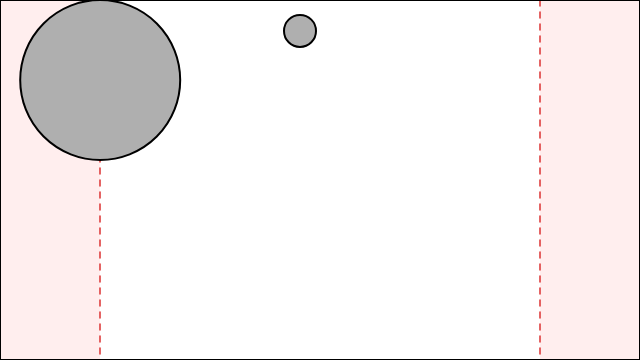
Frame 1 (no input)
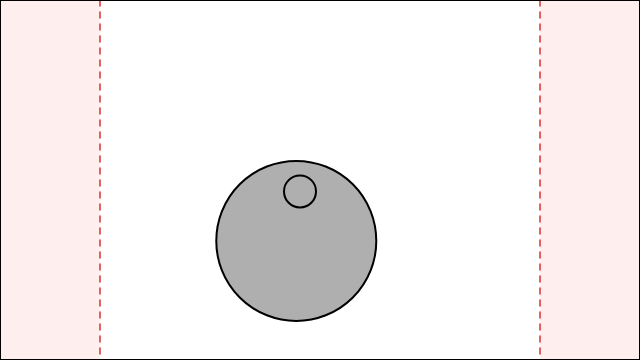
Frame 60 (no input)
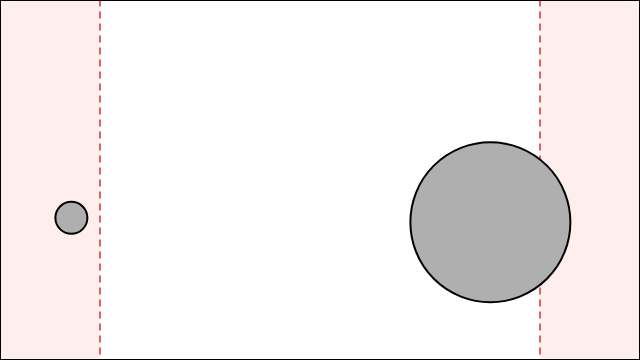
Frame 120 (the mouse pressed at the canvas centre since frame 60)

The p5.js sketch that drew these frames (run headless with seeded random() and noise() and a simulated clock; from frame 60 on, the mouse is pressed at the canvas centre):

// p5.js sketch
// ── sketch.js
class Mover{

  constructor(x, y, mass){ // takes in 3 parameters, x and y position, and mass
    this.velocity = createVector(0,0); 
    this.acceleration = createVector(0,0);
    this.mass = mass;
    this.position = createVector(x, y);
    this.topspeed = 100;
    this.radius = this.mass * 8;
  }

  applyForce(force){
    let f = p5.Vector.div(force, this.mass); // F = Ma => a = F/m

    this.acceleration.add(f); // add a to acceleration
    
  }

  windForce(){
    let mouse = createVector(mouseX, mouseY);
    let dir = p5.Vector.sub(this.position, mouse);
    let distance = dir.mag();
    let maxDistance = 200;
    if (distance > 0 && distance < maxDistance) {
      dir.normalize();
      let strength = map(distance, 0, maxDistance, 2, 0);
      dir.mult(strength);
      return dir;
    }
    return createVector(0, 0);
  }

  update(){
    this.velocity.add(this.acceleration);
    this.position.add(this.velocity);
    this.acceleration.mult(0); // reset acceleration to 0 each frame
    //this.velocity.x *= .98; // slight air resistance, prevents oscillations
  }

  show(){ // display the mover
    stroke(0);
    fill(175);
    circle(this.position.x, this.position.y, this.radius * 2); 
  }

  checkEdges(){ // check if the mover is outside the canvas
    if(this.position.x > width-this.radius){ // if the mover is outside then set position to 
      this.position.x = width-this.radius; //the edge and reverse the velocity right
      this.velocity.x *= -1;
    }
    else if(this.position.x < this.radius){ // same but for the left edge
      this.velocity.x *= -1;
      this.position.x = this.radius;
    }
    if(this.position.y > height-this.radius){ // same but for the bottom edge
      this.velocity.y *= -1;
      this.position.y = height-this.radius;
    }
    else if(this.position.y < this.radius){ // same but for the top edge
      this.velocity.y *= -1;
      this.position.y = this.radius;
    }
  }

  CalcFriction(){
    if(this.ContactEdge()){
      let c = 0.1;
      let normal = 1;
      let frictionMag = c * normal;

      let friction = this.velocity.copy();
      friction.mult(-1)
      friction.normalize();
      friction.mult(frictionMag);

      this.applyForce(friction);
    }
  }

  ContactEdge(){
    return (this.position.y > height - this.radius - 1); // returns true if the bottom of the mover is touching the bottom of the canvas 1 px
  }

  BounceEdges(){
    let bounce = -0.9; // Coefficient of restitution (bounciness)
    if(this.position.y > height-this.radius){ // if the mover is outside then set position to 
      this.position.y = height-this.radius; //the edge and reverse the velocity right
      this.velocity.y *= bounce;
    }
  }

  EdgeForce(){
    let maxdist = 100;
    let pushPower = 0.25; // Controls strength of the return push

    if (this.position.x > width - maxdist - this.radius) { // RIGHT WALL
      let distance = width - this.position.x - this.radius;
      
      // Ramp from 0 (at 100px away) up to pushPower (at 0px away)
      // map(value, startMin, startMax, endMin, endMax)
      let push = map(distance, maxdist, 0, 0, pushPower);
      
      // smooth repulsive force pushing LEFT, proportional to mass
      let repulsion = createVector(-push * this.mass, 0);
      this.applyForce(repulsion);

      // Extra damping ONLY while moving TOWARD the wall
      if (this.velocity.x > 0) {
        let brake = createVector(-this.velocity.x * 0.15 * this.mass, 0);
        this.applyForce(brake);
      }
    }

    if (this.position.x < maxdist + this.radius) { // LEFT WALL
      let distance = this.position.x - this.radius;
      let push = map(distance, maxdist, 0, 0, pushPower);

      // Smooth repulsive force pushing RIGHT
      let repulsion = createVector(push * this.mass, 0);
      this.applyForce(repulsion);

      // Extra damping ONLY while moving TOWARD the wall
      if (this.velocity.x < 0) {
        let brake = createVector(-this.velocity.x * 0.15 * this.mass, 0);
        this.applyForce(brake);
      }
    }
  }
}

  let moverA;
  let moverB;
  let MAX_DIST = 100; // Distance from the edge where repulsion starts

  function setup() {
    createCanvas(640, 360);
    moverA = new Mover(100, 30, 10);
    moverB = new Mover(300, 30, 2);
  }

  function draw(){
    background(255);
    drawCanvasGuides();

    let movers = [moverA, moverB];

    movers.forEach(mover =>{
      let gravity = createVector(0, 0.98);
      let weight = p5.Vector.mult(gravity, mover.mass);
      mover.applyForce(weight);

      if(mouseIsPressed){
        let wind = mover.windForce();
        mover.applyForce(wind);
      }

      mover.EdgeForce();
      mover.CalcFriction();

      mover.update();
      mover.BounceEdges();
      mover.checkEdges();

      mover.show();

    });
  }

  function drawCanvasGuides() {
  noStroke();

  // 1. Highlight Repulsive Zones 
  fill(255, 200, 200, 80);
  rect(0, 0, MAX_DIST, height); // Left force zone
  rect(width - MAX_DIST, 0, MAX_DIST, height); // Right force zone

  // 2. Dashed Lines at 100px Threshold Boundaries
  stroke(220, 50, 50);
  strokeWeight(1.5);
  drawingContext.setLineDash([6, 6]); // Set dashed pattern

  line(MAX_DIST, 0, MAX_DIST, height); // Left boundary  
  line(width - MAX_DIST, 0, width - MAX_DIST, height); // Right boundary  

  // Reset line dash so it doesn't affect other drawings
  drawingContext.setLineDash([]);

  // 3. Canvas Outer Border 
  stroke(0);
  strokeWeight(2);
  noFill();
  rect(0, 0, width, height);
}
